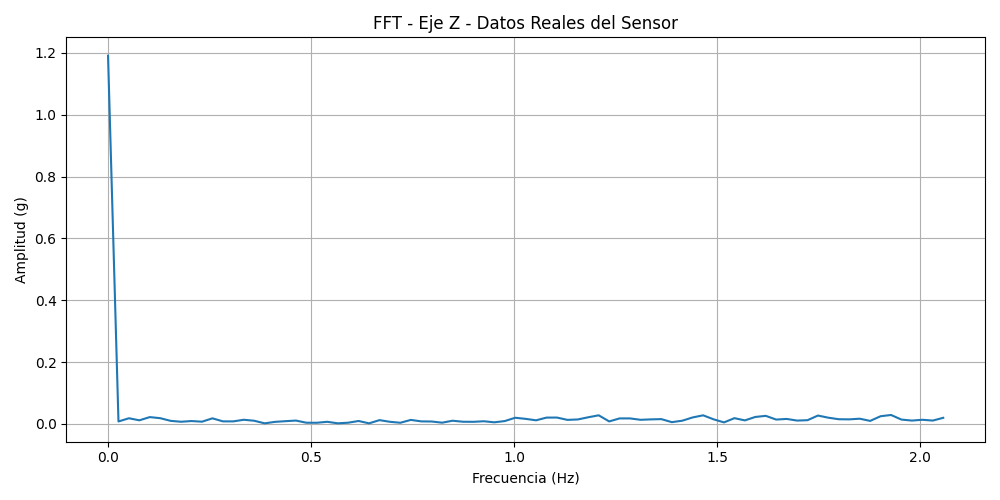

The script that saved this image:
import pandas as pd
import numpy as np
import matplotlib.pyplot as plt

# Carga datos reales
df = pd.read_csv("acelerometro_simulado.csv")
df['Hora'] = pd.to_datetime(df['Hora'], format='%H:%M:%S')

# Usamos solo filas desde el segundo 17 en adelante (parte estable)
hora_inicio = pd.to_datetime("01:23:17", format='%H:%M:%S')
df = df[df['Hora'] >= hora_inicio].reset_index(drop=True)

print(f"Filas después del filtro: {len(df)}")

# Señal: solo eje Z
z = df['Z'].values

# Frecuencia de muestreo real
fs = 4.14  # muestras por segundo

# Calcular FFT
n = len(z)                        # número de muestras
fft_vals = np.fft.rfft(z)         # FFT solo parte positiva
fft_amp = np.abs(fft_vals) / n    # amplitud normalizada
freqs = np.fft.rfftfreq(n, d=1/fs) # eje de frecuencias en Hz

# Graficar
plt.figure(figsize=(10, 5))
plt.plot(freqs, fft_amp)
plt.xlabel("Frecuencia (Hz)")
plt.ylabel("Amplitud (g)")
plt.title("FFT - Eje Z - Datos Reales del Sensor")
plt.grid(True)
plt.tight_layout()
plt.savefig("fft_real.png")
plt.show()
print("Gráfico guardado como fft_real.png")
